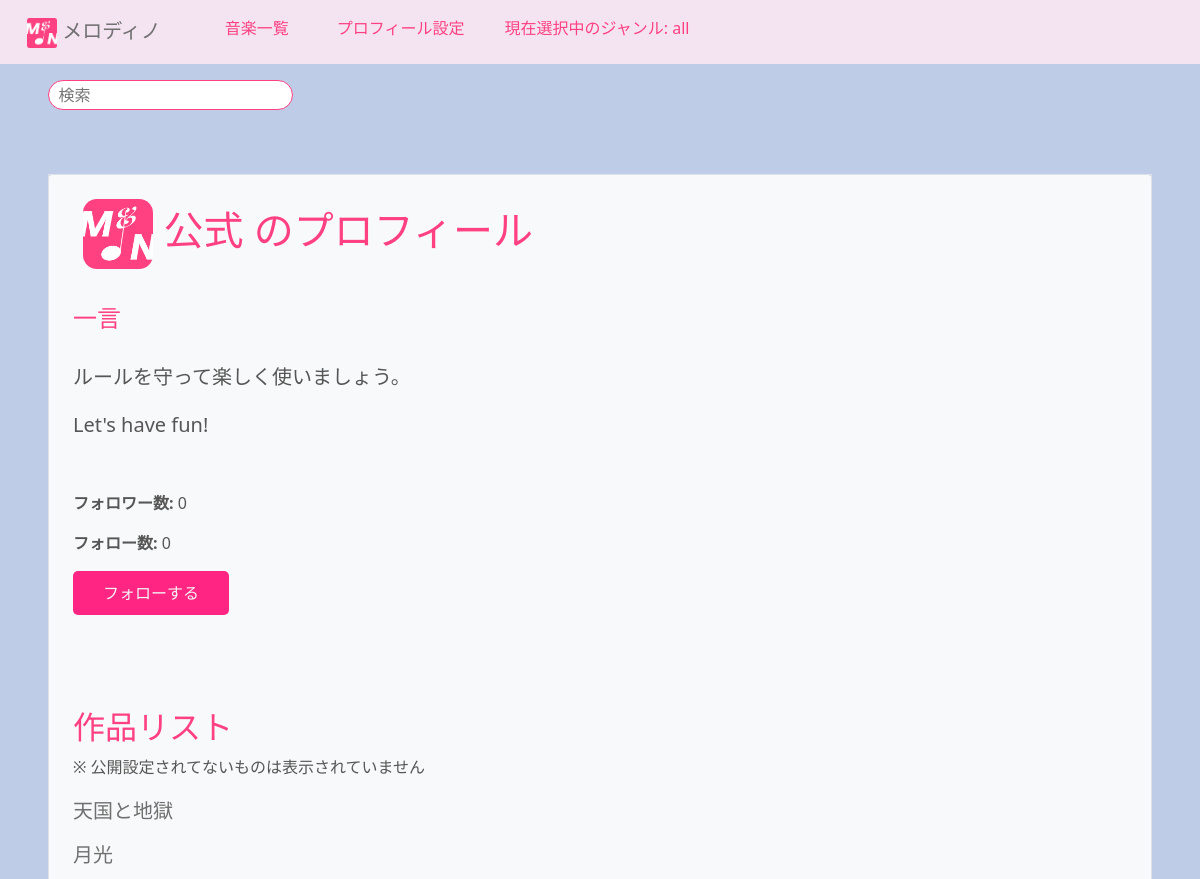
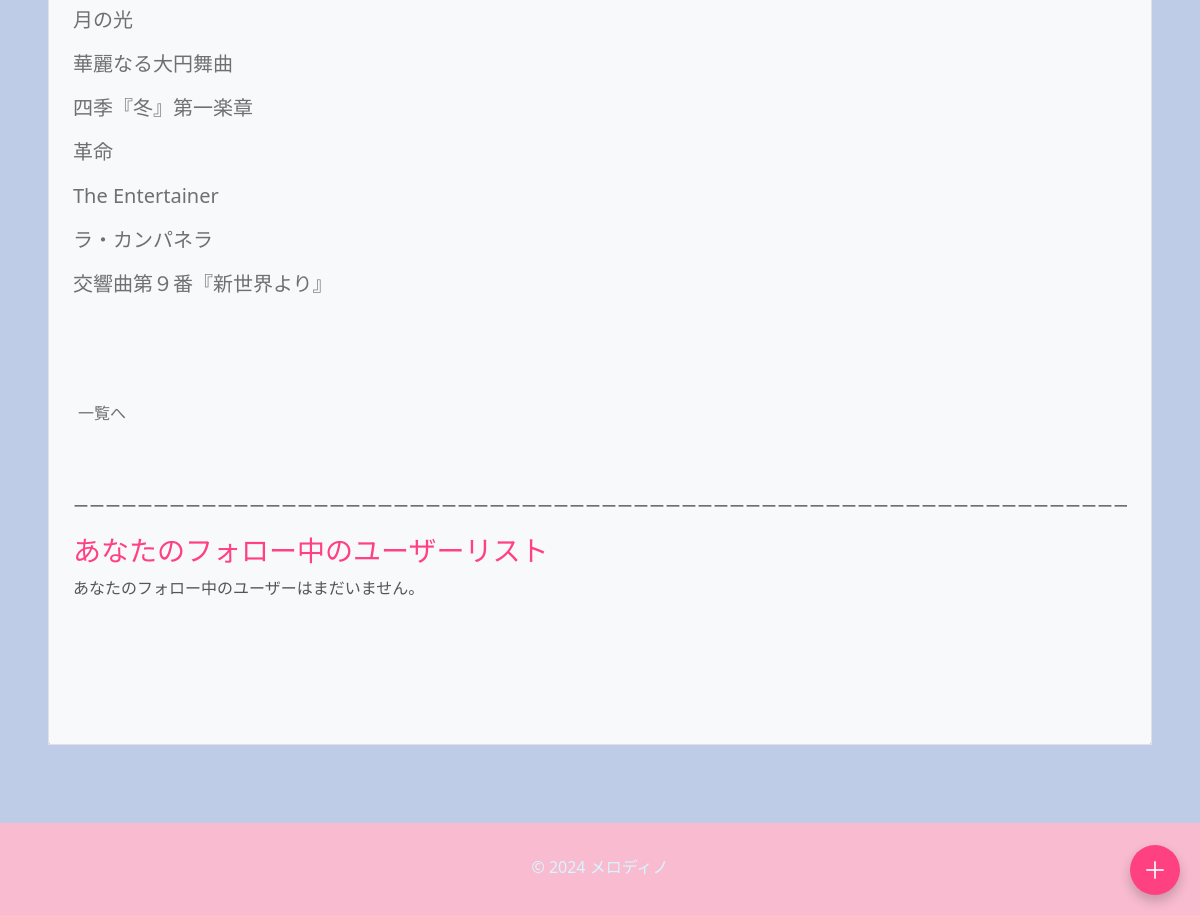
The app's page /profile/2/ (signed in) with its own data (2 pictures, top to bottom).
### ongaku/models.py (models this page shows, shortened)
class UserProfile(models.Model):
    user = models.OneToOneField(User, on_delete=models.CASCADE, verbose_name="ユーザー")
    songs = models.ManyToManyField(Ongaku, verbose_name="作った曲")  # ユーザーが作成した曲の関連
    display_name = models.CharField(max_length=100, unique=True, blank=True, null=True, verbose_name="表示名")
    bio = models.TextField(blank=True, null=True, verbose_name="自己紹介文")  # 自己紹介
    profile_picture = models.ImageField(upload_to='profile_pictures/', blank=True, null=True, verbose_name="アイコン")
    youtube_url = models.URLField(blank=True, null=True, verbose_name="YouTube")  # YouTube URL
    twitter_url = models.URLField(blank=True, null=True, verbose_name="x(Twitter)")  # Twitter URL

class Ongaku(models.Model):
    title = models.CharField(max_length=70, verbose_name="タイトル")
    text = models.TextField(blank=True, default="", verbose_name="説明")
    audio_file = models.FileField(upload_to='music/', null=True, blank=True, verbose_name="音楽ファイル")
    thumbnail = models.ImageField(null=True, blank=True, verbose_name="サムネイル")
    category = models.CharField(
        max_length=100, choices=CATEGORY, null=True, blank=True, verbose_name="カテゴリー"
    )
    custom_category = models.CharField(
        max_length=100,
        blank=True,
        help_text="検索時に見つかりやすくなります。",
        verbose_name="カスタムカテゴリー"
    )
    user = models.ForeignKey(User, on_delete=models.CASCADE, related_name='songs', verbose_name="ユーザー")
    search_count = models.IntegerField(default=0, verbose_name="検索回数")
    play_count = models.IntegerField(default=0, verbose_name="再生回数")
    is_public = models.BooleanField(default=False, verbose_name="公開設定")  # 公開/非公開設定
    created_at = models.DateTimeField(auto_now_add=True, verbose_name="作成日時")  # 投稿日
    ongaku_url = models.URLField(blank=False, null=False, verbose_name="音楽URL")
    favorites = models.ManyToManyField(User, related_name='favorite_songs', blank=True, verbose_name="お気に入り")
    favorited_by = models.ManyToManyField(
        'UserProfile',  # ユーザー情報が保存されているモデル
        related_name='favorite_songs',
        blank=True,
        verbose_name="お気に入りユーザー"
    )
    order = models.PositiveIntegerField(default=0, verbose_name="順序")
    class Meta:
        ordering = ['order']

### ongaku/views.py (the view)
# urls.py: path('profile/<int:user_id>/', views.user_profile, name='profile'),
def user_profile(request, user_id):
    user = get_object_or_404(User, pk=user_id)  # ユーザーを取得
    profile = user.userprofile  # ユーザーのプロフィール情報を取得
    is_following = Follow.objects.filter(follower=request.user, followed=profile.user).exists() if request.user.is_authenticated else False
    songs = user.songs.all()
    has_audio_file = any(song.audio_file for song in songs)  # もし音楽ファイルがある曲があればTrue
    followed_users = User.objects.filter(
        id__in=Follow.objects.filter(follower=request.user).values('followed')
    )  # フォロー中のユーザーを取得
    is_own_profile = request.user == user  # 自分のプロフィールページの場合 True
    follower_count = Follow.objects.filter(followed=user).count()  # フォロワー数を取得
    following_count = Follow.objects.filter(follower=user).count()  # フォローしているユーザー数を取得
    follower_users = User.objects.filter(
        id__in=Follow.objects.filter(followed=user).values('follower')
    )  # フォロワーのユーザーを取得
    return render(request, 'ongaku/profile.html', {
        'profile': profile,
        'user': user,
        'is_following': is_following,
        'songs': songs,
        'followed_users': followed_users,  # フォロー中のユーザーを渡す
        'is_own_profile': is_own_profile,  # 自分のプロフィールかどうかを渡す
        'follower_count': follower_count,
        'following_count': following_count,
        'follower_users': follower_users,  # フォロワーリストを渡す
        'has_audio_file': has_audio_file,  # 音楽ファイルがあるかどうかのフラグを渡す
    })

### ongaku/templates/ongaku/profile.html (shortened to what this page needs)
{% extends 'base.html' %}
{% block content %}
<div class="c-3 m-4 bg-light rounded" type="kasane">
    <div class="border border_color p-4 mb-4">
        <div class="profile-container">
            <h1>
                {% if user.userprofile.profile_picture %}
                    <img src="{{ user.userprofile.profile_picture.url }}" alt="プロフィール画像" class="profile-picture">
                {% endif %}
                <span class="display-name">
                    {% if user.userprofile.display_name == None %}
                        {{ user.userprofile.display_name|default:"匿名" }}{{ user.id }}
                    {% else %}
                        {{ user.userprofile.display_name|default:"匿名" }}
                    {% endif %}のプロフィール
                </span>
            </h1>
        </div>
        <h6><br></h6>
        <h4>一言</h4><h5 style="white-space: pre-line;"><br>{{ profile.bio|default:"なし" }}</h5>
        <h6><br><br></h6>
        {% if not user == request.user %}
            <p><strong>フォロワー数:</strong> {% if follower_count %}{{ follower_count }}{% else %}0{% endif %}</p>
            <p><strong>フォロー数:</strong> {% if following_count %}{{ following_count }}{% else %}0{% endif %}</p>
        {% endif %}
        {% if not is_own_profile %}
            <form method="POST" action="{% url 'follow' user.id %}">
                <button type="submit">
                    {% if is_following %} フォロー解除 {% else %} フォローする {% endif %}
                </button>
            </form>
        {% endif %}
        <h6><br><br></h6>
        <h6><br><br></h6>
        <h2>作品リスト</h2>
        <span>※ 公開設定されてないものは表示されていません</span>
            {% for song in songs %}
                {% if song.is_public %}
                    <ul style="margin-left: 5px;">
                        <h4 style="margin-left: -45px; margin-top: 20px;"><li><h5><a href="{% url 'detail-ongaku' song.pk %}">{{ song.title }}</a></h5></li></h4>
                    </ul>
                {% endif %}
            {% empty %}
                <h5>まだ曲を作成していません。</h5>
            {% endfor %}
        <h6><br><br><br><br></h6>
        <div style="display: flex; width: 100%; margin: 0 auto;">
            <div class="pagination" style="display: inline-flex;">
                <a href="{% url 'list-ongaku' %}" class="btn p-1">一覧へ</a>
            </div>
        </div>
        <p><br><br></p>
        <div>
            <p class="responsive-line">ーーーーーーーーーーーーーーーーーーーーーーーーーーーーーーーーーーーーーーーーーーーーーーーーーーーーーーーーーーーーーーーーーーーーーーーーーーーーーーーーーーーーーーーーーーーーーーーーーーーーーーーーーーーーーーーーーーーーーーーーーーーーーーーーーーーーーーーーーーーーーーーーーーーーーーーー</p>
        </div>
        <div id="following-list" style="display: none;">
            <h3>あなたのフォロー中のユーザーリスト</h3>
            {% if followed_users %}
                <ul style="margin-left: -40px;">
                    {% for user in followed_users %}
                        <h4>
                            <li>
                                <a href="{% url 'profile' user.pk %}">
                                    {% if user.userprofile.display_name == None %}
                                        {{ user.userprofile.display_name|default:"匿名" }}{{ user.id }}
                                    {% else %}
                                        {{ user.userprofile.display_name|default:"匿名" }}
                                    {% endif %}
                                </a>
                            </li>
                        </h4>
                    {% endfor %}
                </ul>
            {% else %}
                <p>あなたのフォロー中のユーザーはまだいません。</p>
            {% endif %}
        </div>
        <h1><br><br></h1>
    </div>
</div>
{% endblock %}

### ongaku/static/ongaku/css/style.css (style rules this page uses)
a { text-decoration: none; }

### templates/base.html (style rules this page uses)
body { background-color: #becce8; color: #565656; transition: background-color 0.5s, color 0.5s; }
button { background-color: #ff2583; color: #f4f4f4; border: none; padding: 10px 30px; border-radius: 5px; }
a { color: rgb(112, 112, 112) !important; }
h1, h2, h3, h4, .h5 { color: #ff4081; }
div[type="kasane"] { background-color: #333333; }
ul li { list-style-type: none; padding-left: 0; }

### ongaku/templates/ongaku/profile.html (style rules this page uses)
a { word-wrap: break-word; overflow-wrap: break-word; word-break: break-word; }
.responsive-line { width: 100%; white-space: nowrap; overflow: hidden; }
.profile-container { display: flex; align-items: center; }
.profile-picture { width: 70px; height: 70px; margin-left: 10px; border-radius: 20%; }

### records on screen
UserProfile: bio "ルールを守って楽しく使いましょう。 Let's have fun!"
Ongaku: title "天国と地獄"
Ongaku: title "月光"
Ongaku: title "月の光"
Ongaku: title "華麗なる大円舞曲"
Ongaku: title "四季『冬』第一楽章"
Ongaku: title "革命"
Ongaku: title "The Entertainer"
Ongaku: title "ラ・カンパネラ"
Ongaku: title "交響曲第９番『新世界より』"

### other values on screen
{{ user.userprofile.display_name|default:"匿名" }} "公式"
